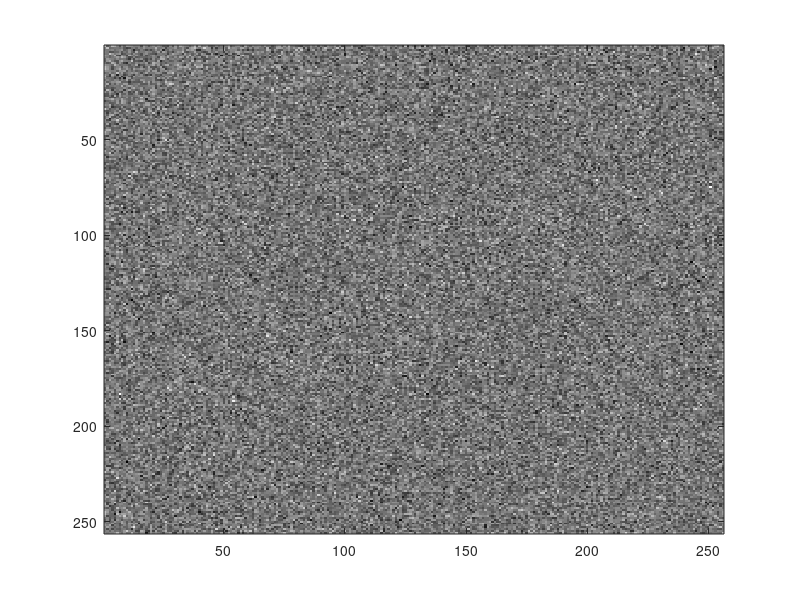

This chart was generated by the following MATLAB code: (Note: this script raises an error after producing the figure.)
% Homework 3
% Synthesize images using white Gaussian input and 
% filters generated in homework 1 (disks of different types))
% Zeyu Liu
% 3/19/2019
function homework3

N = 256;
%type = 1; % circular dist
%R = 4;   % radius

for R=5:10:100,
    for type=1:3,
    
% 1. Generate a white Gaussian random field
w = randn(N);
imagesc(w);
colormap(gray(256));
pause;

% 2. Apply FFT to the white Gaussian random field you generated in Part 1.
W = fft2(w);
imagesc(real(W));
pause;

% 3a. Generate a filter in spatial domain
h = filter_gen(N, R, type);
image(h);
pause;

% 3b. Apply FFT to the filter h
H = fft2(h);
imagesc(abs(real(H)));
pause;

% 3c. Multiply H with W (feq. domain convolution)
X = H.*W;   % * means cha chen .* means dian chen 
imagesc(real(X));
pause;

% 4. Apply inverse-FFT to each of the image you obtained in Part 3
x = ifft2(X);
imagesc(real(x));
pause;
end;
end;
